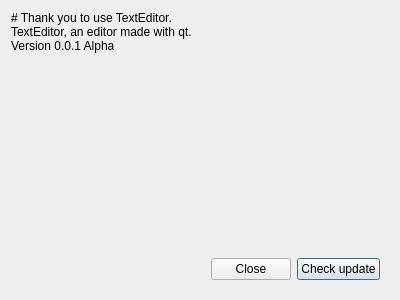
<?xml version="1.0" encoding="UTF-8"?>
<ui version="4.0">
 <class>AboutDlg</class>
 <widget class="QDialog" name="AboutDlg">
  <property name="geometry">
   <rect>
    <x>0</x>
    <y>0</y>
    <width>400</width>
    <height>300</height>
   </rect>
  </property>
  <property name="windowTitle">
   <string>About</string>
  </property>
  <layout class="QGridLayout" name="gridLayout">
   <item row="0" column="0">
    <widget class="QLabel" name="label">
     <property name="sizePolicy">
      <sizepolicy hsizetype="Preferred" vsizetype="Expanding">
       <horstretch>0</horstretch>
       <verstretch>0</verstretch>
      </sizepolicy>
     </property>
     <property name="text">
      <string># Thank you to use TextEditor.
TextEditor, an editor made with qt.  
Version 0.0.1 Alpha</string>
     </property>
     <property name="textFormat">
      <enum>Qt::MarkdownText</enum>
     </property>
     <property name="alignment">
      <set>Qt::AlignLeading|Qt::AlignLeft|Qt::AlignTop</set>
     </property>
    </widget>
   </item>
   <item row="1" column="0">
    <widget class="QWidget" name="widget" native="true">
     <layout class="QGridLayout" name="gridLayout_2">
      <item row="1" column="2">
       <widget class="QPushButton" name="check">
        <property name="text">
         <string>Check update</string>
        </property>
       </widget>
      </item>
      <item row="1" column="1">
       <widget class="QPushButton" name="close">
        <property name="text">
         <string>Close</string>
        </property>
       </widget>
      </item>
      <item row="1" column="0">
       <spacer name="horizontalSpacer">
        <property name="orientation">
         <enum>Qt::Horizontal</enum>
        </property>
        <property name="sizeHint" stdset="0">
         <size>
          <width>40</width>
          <height>20</height>
         </size>
        </property>
       </spacer>
      </item>
     </layout>
    </widget>
   </item>
  </layout>
 </widget>
 <resources/>
 <connections/>
</ui>
